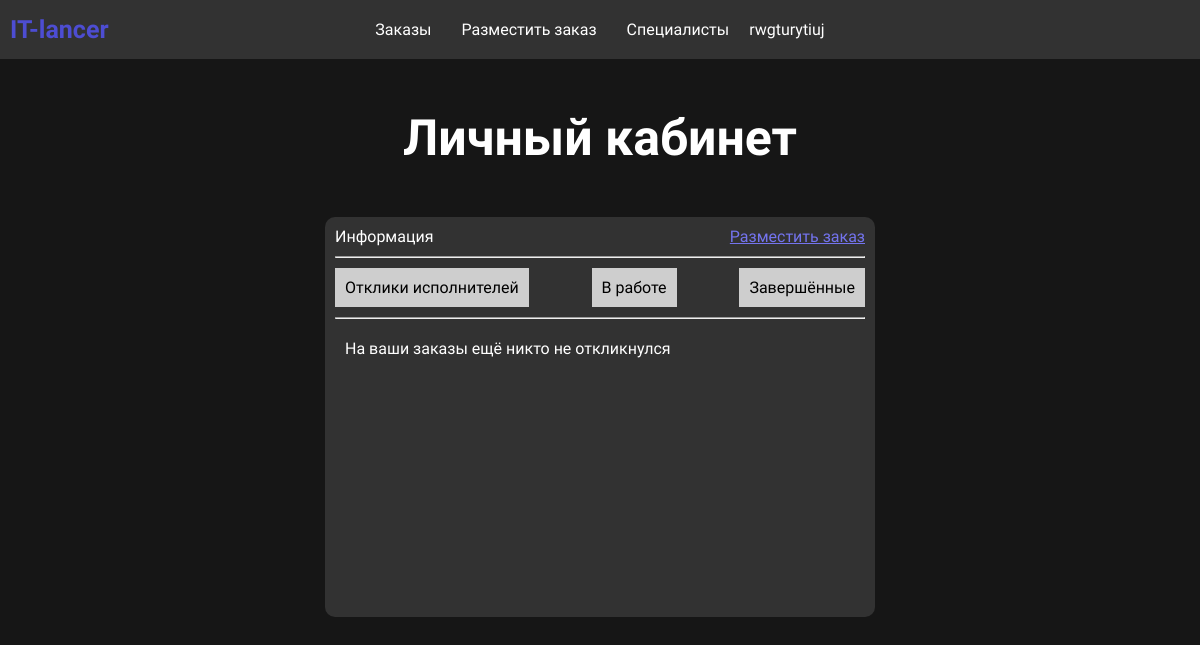
The page /cabinet.php (signed in) on the database as committed earlier.
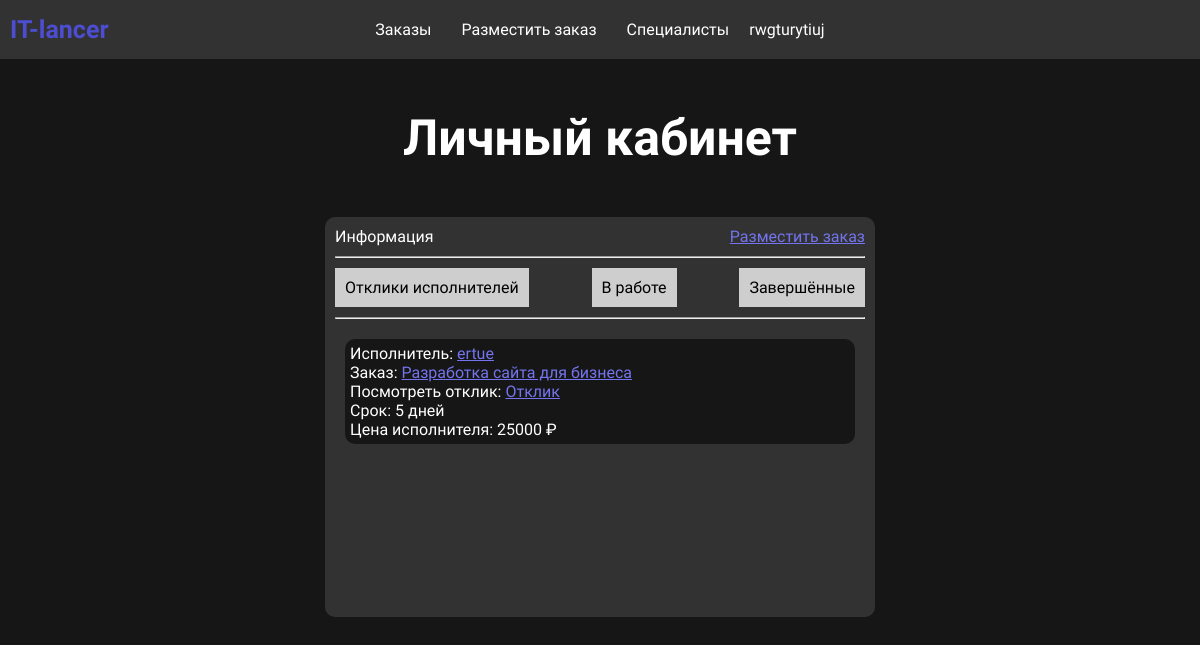
The same page on the database as committed later.
### tables this page shows
CREATE TABLE `responses` (
  `id` int(11) NOT NULL,
  `user_id` int(11) NOT NULL,
  `order_id` int(11) NOT NULL,
  `description` text NOT NULL,
  `term` int(11) NOT NULL,
  `responser_price` int(11) NOT NULL,
  `status_id` int(11) NOT NULL DEFAULT 1
);

CREATE TABLE `users` (
  `id` int(11) NOT NULL,
  `login` varchar(255) NOT NULL,
  `email` varchar(255) NOT NULL,
  `password` varchar(255) NOT NULL,
  `role_id` int(11) NOT NULL,
  `right_id` int(11) NOT NULL DEFAULT 2,
  `date` date NOT NULL DEFAULT current_timestamp()
);

CREATE TABLE `orders` (
  `id` int(11) NOT NULL,
  `name` varchar(255) NOT NULL,
  `description` text NOT NULL,
  `sphere_type_id` int(11) NOT NULL,
  `user_id` int(11) NOT NULL,
  `date` datetime NOT NULL DEFAULT current_timestamp(),
  `price` varchar(255) DEFAULT NULL,
  `status_id` int(11) NOT NULL DEFAULT 1,
  `moderation_status_id` int(11) NOT NULL DEFAULT 1
);

### cabinet.php (the view, shortened to what the changed rows need)
<?php
include "components/core.php";
$currentTab = $_GET['tab'] ?? 'my_responses';
$statusMap = [
    'my_responses' => 1,
    'in_work'      => 2,
    'completed'    => 4
];
$desiredStatus = $statusMap[$currentTab];
include "components/header.php";
?>
<div class="page_header">
    <div class="content">
        <div class="page_header_center">
            <h1>Личный кабинет</h1>
        </div>
    </div>
</div>
<?php
if($_SESSION['user']['role_id'] == 1){
    $my_responses_from_freelancers = [];
    $select_my_orders = "SELECT `id` FROM `orders` WHERE `user_id` = '{$_SESSION['user']['id']}'";
    $select_my_orders_res = $link->query($select_my_orders);
    $count = 0;
    while($ord = $select_my_orders_res->fetch_assoc()){
        $select_response = "SELECT `responses`.`id` AS `resp_id`, `responses`.`user_id` AS `resp_user_id`,`users`.`login` AS `user_login`, `responses`.`order_id` AS `resp_ord_id`, `responses`.`description` AS `resp_desc`, `responses`.`term` AS `resp_term`, `responses`.`responser_price` AS `resps_price`, `responses`.`status_id` AS `resp_status_id`, `orders`.`name` AS `ord_name`, `status`.`name` AS `status_name`, `orders`.`description` AS `ord_desc`
        FROM `responses`
        LEFT JOIN `orders` ON `responses`.`order_id` = `orders`.`id`
        LEFT JOIN `status` ON `orders`.`status_id` = `status`.`id`
        LEFT JOIN `users` ON `responses`.`user_id` = `users`.`id`
        WHERE `responses`.`order_id` = '{$ord['id']}'
        AND `responses`.`status_id` = '$desiredStatus'";
        $select_response_res = $link->query($select_response);
        if($select_response_res ->num_rows>0){
        while($response = $select_response_res->fetch_assoc()){
            $my_responses_from_freelancers[$count]['response']['id'] = $response['resp_id'];
            $my_responses_from_freelancers[$count]['response']['freelancer'] = $response['resp_user_id'];
            $my_responses_from_freelancers[$count]['response']['order_id'] = $response['resp_ord_id'];
            $my_responses_from_freelancers[$count]['response']['description'] = $response['ord_desc'];
            $my_responses_from_freelancers[$count]['response']['order_name'] = $response['ord_name'];
            $my_responses_from_freelancers[$count]['response']['order_description'] = $response['ord_name'];
            $my_responses_from_freelancers[$count]['response']['term'] = $response['resp_term'];
            $my_responses_from_freelancers[$count]['response']['freelancer_price'] = $response['resps_price'];
            $my_responses_from_freelancers[$count]['response']['status_id'] = $response['resp_status_id'];
            $my_responses_from_freelancers[$count]['response']['status_name'] = $response['status_name'];
            $my_responses_from_freelancers[$count]['response']['user_login'] = $response['user_login'];
            $count++;
        }}
    }
}
?>
<div class="info_user">
    <div class="content">
        <div class="info_user_block">
            <div class="info_user_items">
                <?php
                if ($_SESSION['user']['role_id'] == 1) {
                    if (!empty($my_responses_from_freelancers)) {
                        foreach ($my_responses_from_freelancers as $response) {
                ?>
                            <div class="info_user_items-item">
                                <p>Исполнитель: <a href="portfolio.php?user_id=<?php echo $response['response']['freelancer']; ?>" class="portfolio_link">
                                    <?php echo $response['response']['user_login']; ?></a></p>
                                <p>Заказ: <a href="order.php?id=<?php echo $response['response']['order_id']; ?>" class="portfolio_link">
                                    <?php echo $response['response']['order_name']; ?></a></p>
                                <p>Посмотреть отклик:
                                    <a href="response.php?resp_id=<?php echo $response['response']['id']; ?>&order_id=<?php echo $response['response']['order_id']; ?>" class="portfolio_link">Отклик</a></p>
                                <p>Срок: <?php echo $response['response']['term']; ?> дней</p>
                                <p>Цена исполнителя: <?php echo $response['response']['freelancer_price']; ?> ₽</p>
                            </div>
                <?php
                        }
                    } else {
                        if ($currentTab == 'my_responses') {
                            echo "<p>На ваши заказы ещё никто не откликнулся</p>";
                        } elseif ($currentTab == 'in_work') {
                            echo "<p>Нет заказов в работе</p>";
                        } elseif ($currentTab == 'completed') {
                            echo "<p>Нет завершённых заказов</p>";
                        }
                    }
                }
                ?>
            </div>
        </div>
    </div>
</div>

Rows that differ between the two databases and show on the page:
added responses: user.login "ertue", order.name "Разработка сайта для бизнеса", term "5", responser_price "25000"
Other text that changed with them:
text no longer shown: "На ваши заказы ещё никто не откликнулся"
